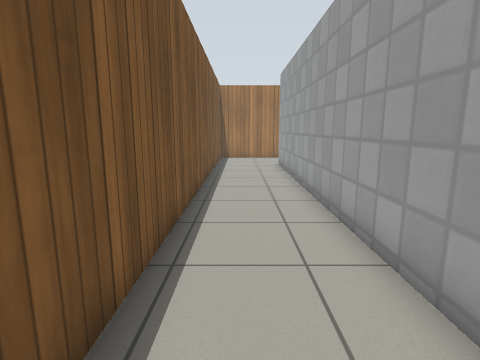
View 1 (above)

24 first-person views from a walk through a world built for the Gazebo simulator. The camera is 1 m above the floor, tilts 10° down and sees 80° across. The floor is counted in squares, 0.5 m on a side. Each view is taken from the middle of a square. On the plan, view 1 faces up. The plan holds only what a view shows up to about 17 squares ahead; the rest is blank. The place goes on beyond the plan. The robots in the file are not drawn. Gazebo's built-in surfaces are drawn with simple patterns.

View 2
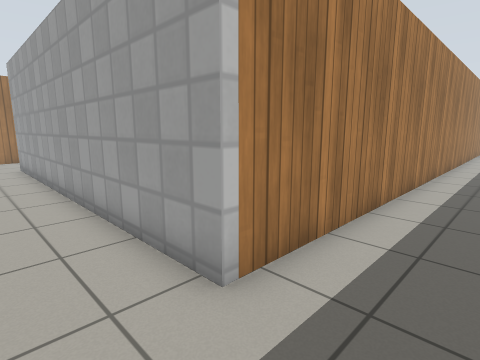

View 3
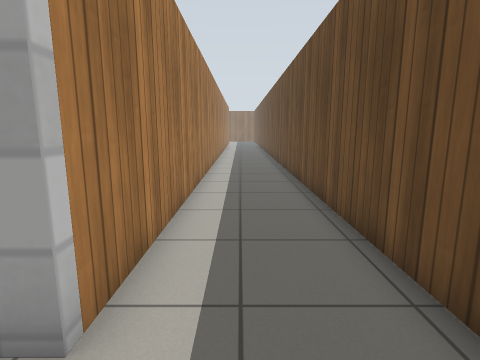

View 4
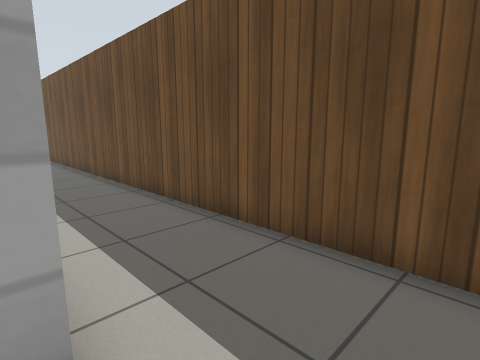

View 5
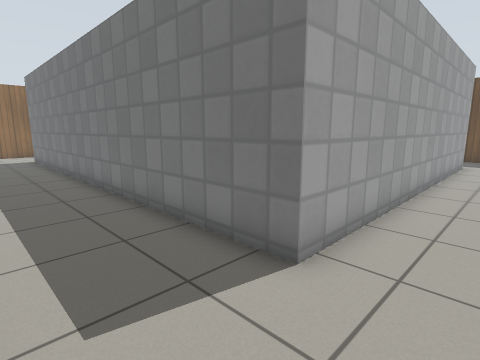

View 6
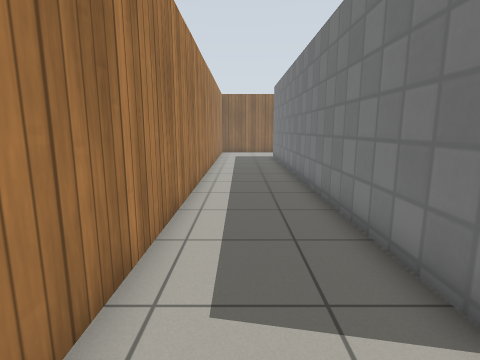

View 7
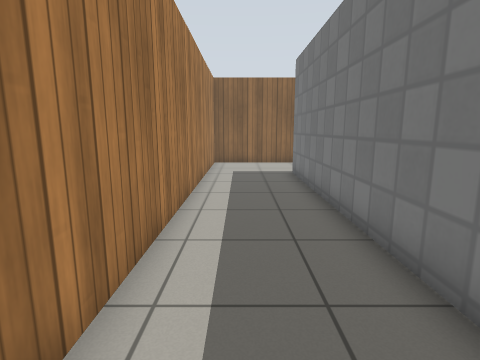

View 8
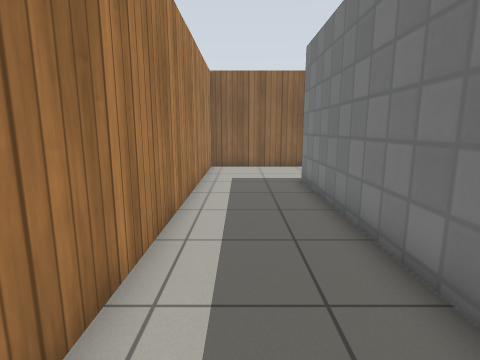

View 9
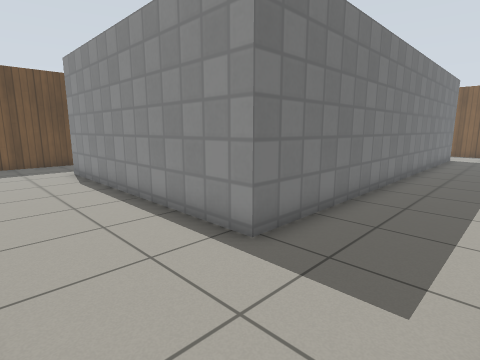

View 10
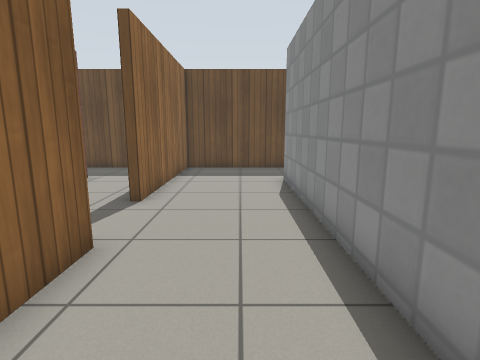

View 11
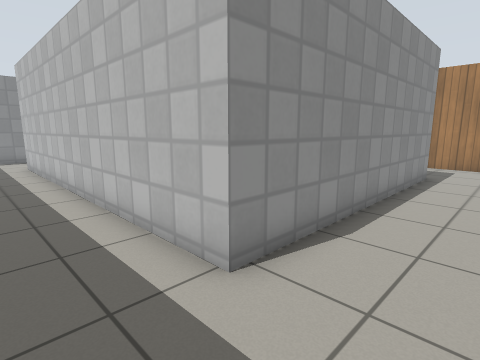

View 12
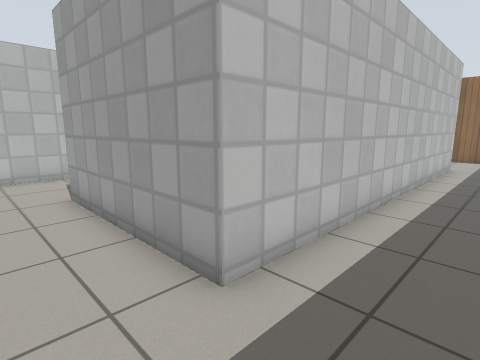

View 13
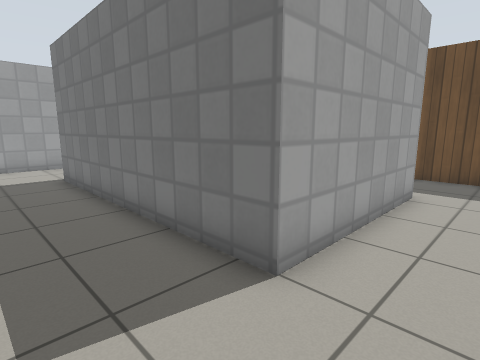

View 14
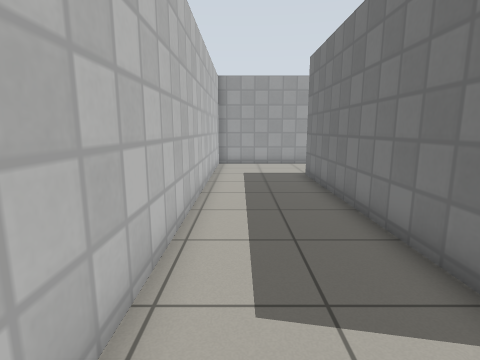

View 15
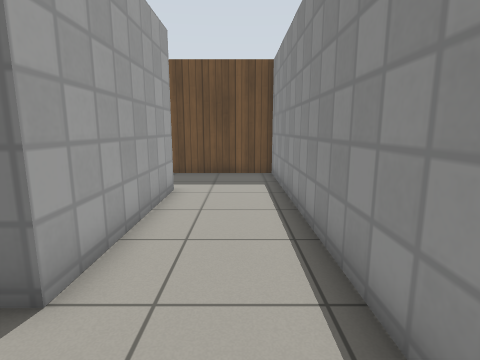

View 16
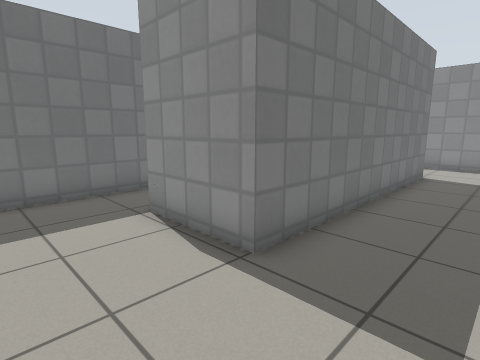

View 17
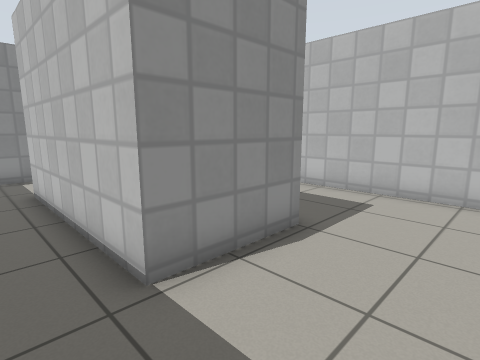

View 18
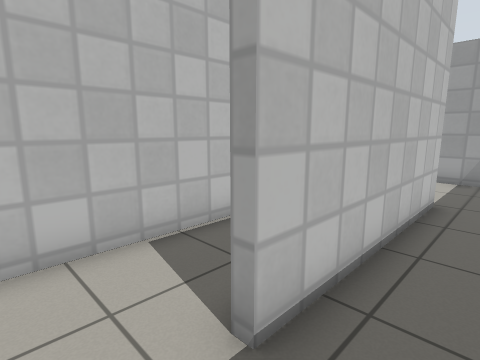

View 19
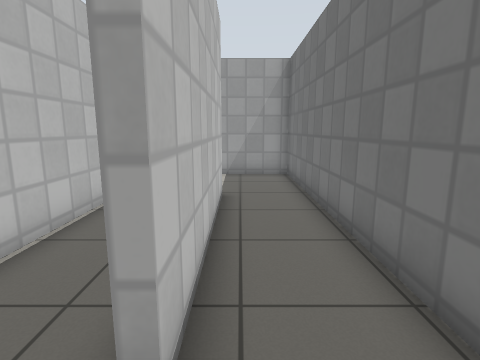

View 20
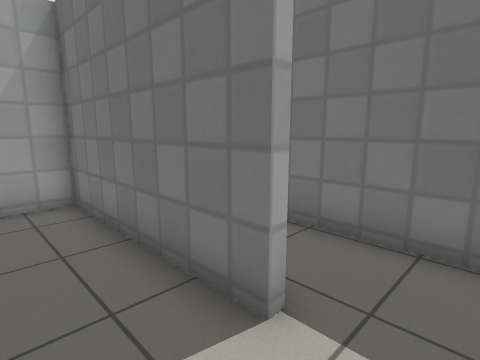

View 21
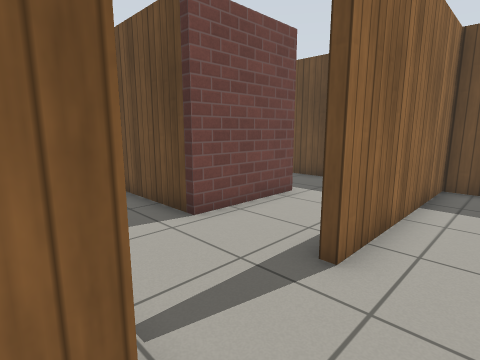

View 22
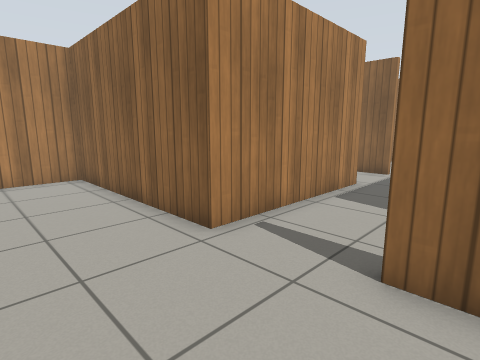

View 23
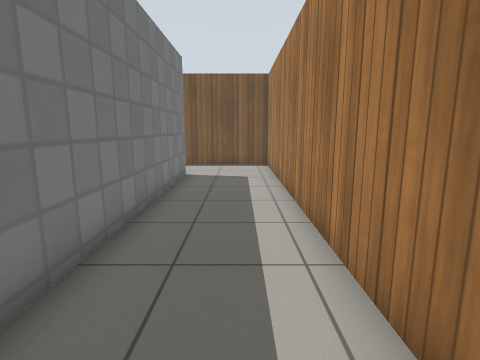

View 24
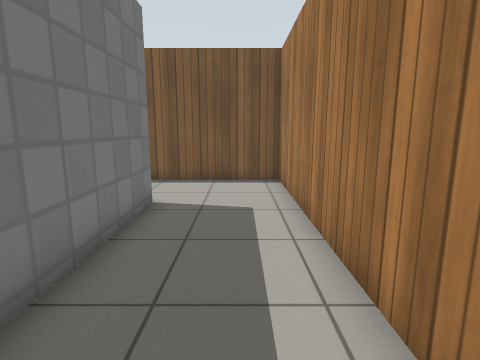

### Floor plan
Ten units are one square. View 1 is at (0, 0); x grows to the right and y downward. Boxes are objects, and circles mark ways between rooms. Rooms are numbered by the first view taken in them; rooms with no view inside come last. Other rooms are left out.
<svg viewBox="-19 -211 339 239">
<path fill="none" stroke="#000" d="M202 -19 258 -19 258 -92M222 -15 22 -15 22 -166 212 -166 212 -56 62 -56M25 -56 25 -19 71 -19M255 -124 255 -206 -14 -206 -14 -14M1 23 204 23M65 -91 65 -80M82 -59 209 -59 209 -94M209 -110 209 -163 50 -163M62 -56 62 -121 167 -121 167 -86 96 -86M25 -135 25 -56M96 -88 164 -88 164 -104M156 -117 81 -117M294 -51 294 -92 315 -92M315 -124 255 -124"/>
<circle cx="45" cy="-50" r="3" fill="#2a7"/>
<circle cx="260" cy="-105" r="3" fill="#2a7"/>
<circle cx="85" cy="-90" r="3" fill="#2a7"/>
<text x="140" y="-50">1</text>
<text x="120" y="-130">2</text>
<text x="110" y="-110">3</text>
<text x="280" y="-80">4</text>
</svg>
Room 1 opens to room 2. Room 1 opens to room 4. Room 2 opens to room 3.

Where each view was taken, in squares from view 1:
view 1: 0 up, 0 right, facing up
view 2: 1 down, 0 right, facing up-right
view 3: 0 up, 0 right, facing right
view 4: 2 up, 0 right, facing down-right
view 5: 20 up, 0 right, facing down-right
view 6: 19 up, 0 right, facing right
view 7: 19 up, 8 right, facing right
view 8: 19 up, 10 right, facing right
view 9: 20 up, 25 right, facing down-left
view 10: 17 up, 23 right, facing down
view 11: 3 up, 24 right, facing up-left
view 12: 3 up, 4 right, facing up-right
view 13: 15 up, 4 right, facing down-right
view 14: 15 up, 4 right, facing right
view 15: 15 up, 4 right, facing down
view 16: 15 up, 20 right, facing down-left
view 17: 7 up, 20 right, facing up-left
view 18: 7 up, 8 right, facing up-right
view 19: 8 up, 8 right, facing right
view 20: 11 up, 8 right, facing down-right
view 21: 13 up, 24 right, facing down-right
view 22: 8 up, 22 right, facing up-right
view 23: 19 up, 15 right, facing left
view 24: 19 up, 10 right, facing left
